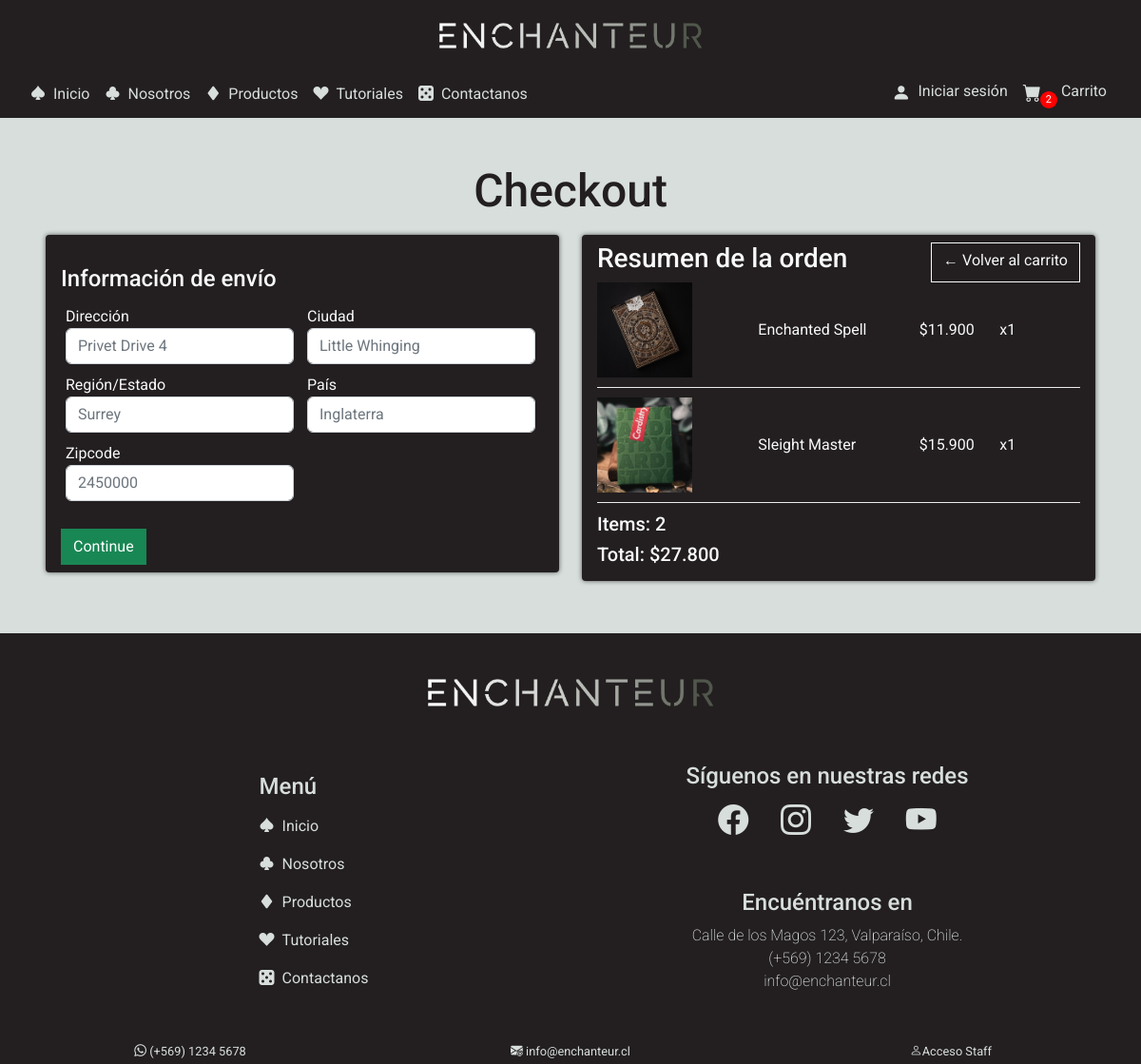
Before: /checkout/ (signed in) with the older database file.
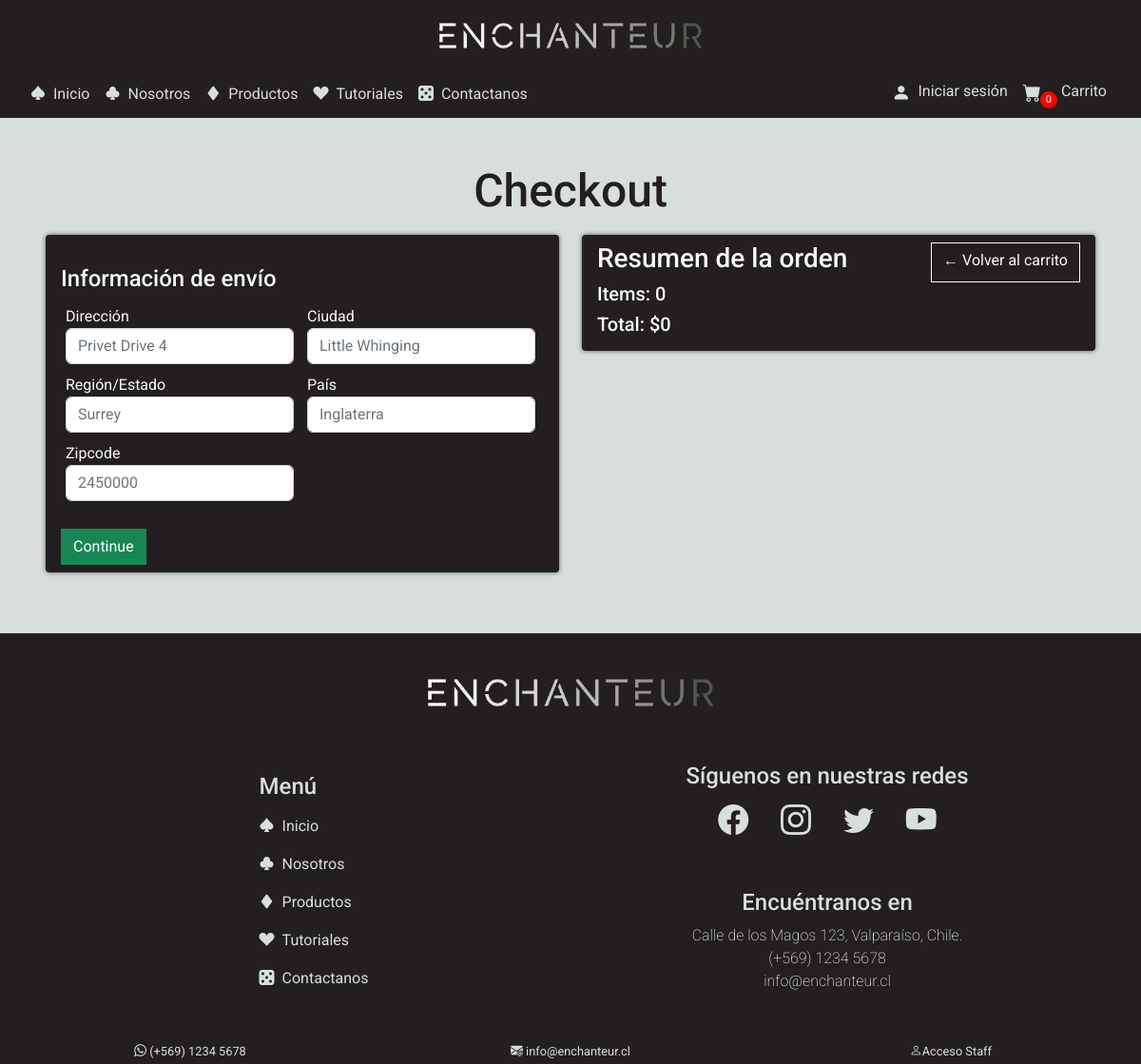
After: the same page with the newer database file.
### store/models.py (models this page shows, shortened)
class OrderItem(models.Model):
    product = models.ForeignKey(Product, on_delete=models.SET_NULL, null=True, blank=True)
    order = models.ForeignKey(Order,on_delete=models.SET_NULL, null=True, blank=True)
    quantity = models.IntegerField(default=0, null=True, blank=True)
    data_added = models.DateTimeField(auto_now_add= True)
    @property
    def get_total(self):
        total = self.product.price * self.quantity
        return total

class Product(models.Model):
    name = models.CharField(max_length = 200, null=True)
    description = models.CharField(max_length = 200, null=True)
    price = models.IntegerField()
    image = models.ImageField(null=True, blank=True)

class Order(models.Model):
    customer = models.ForeignKey(Customer, on_delete=models.SET_NULL, null=True, blank=True)
    date_order = models.DateTimeField(auto_now_add= True),
    complete = models.BooleanField(default=False, null=True, blank=False)
    transaction_id = models.CharField(max_length = 200, null=True)
    @property
    def get_cart_total(self):
        orderitems = self.orderitem_set.all()
        total = sum([item.get_total for item in orderitems])
        return total
    @property
    def get_cart_items(self):
        orderitems = self.orderitem_set.all()
        total = sum([item.quantity for item in orderitems])
        return total

### store/views.py (the view)
# urls.py: path('checkout/', views.checkout, name="checkout"),
def checkout(request):
    if request.user.is_authenticated:
        customer = request.user.customer
        order, created = Order.objects.get_or_create(customer = customer, complete = False)
        items = order.orderitem_set.all()
        cartItems = order.get_cart_items
    else:
        cookieData = cookieCart(request)
        cartItems = cookieData['cartItems']
        order = cookieData['order']
        items = cookieData['items']
    context = {'items':items, 'order':order, 'cartItems': cartItems}
    return render(request, 'store/checkout.html', context)

### store/templates/store/checkout.html (shortened to what this page needs)
{% extends 'store/main.html' %}
{% load static %}
{% load humanize %}
{% block content %}
<div class="bg-products p-5">
    <div class="container">
        <div class="row">
            <div class="col-12">
                <h1 class="text-center title-dark">
                    Checkout
                </h1>
            </div>
        </div>
    </div>
    <div class="row">
        <div class="col-lg-6">
            <div class="box-element mb-3" id="form-wrapper">
                <form id="form" method="post">{% csrf_token %}
                    <div class="mb-4" id="shipping-info">
                        <h4 class="text-light">Información de envío</h4>
                        <div class="form-field">
                            <label class="text-light" for="address">Dirección</label>
                            <input class="form-control" type="text" name="address" placeholder="Privet Drive 4">
                        </div>
                        <div class="form-field">
                            <label class="text-light" for="city">Ciudad</label>
                            <input class="form-control" type="text" name="city" placeholder="Little Whinging">
                        </div>
                        <div class="form-field">
                            <label class="text-light" for="state">Región/Estado</label>
                            <input class="form-control" type="text" name="state" placeholder="Surrey">
                        </div>
                        <div class="form-field">
                            <label class="text-light" for="country">País</label>
                            <input class="form-control" type="text" name="country" placeholder="Inglaterra">
                        </div>
                        <div class="form-field">
                            <label class="text-light" for="zipcode">Zipcode</label>
                            <input class="form-control" type="text" name="zipcode" placeholder="2450000">
                        </div>
                    </div>
                    <input id="form-button" class="btn btn-success btn-block" type="submit" value="Continue">
                </form>
            </div>
        </div>
        <div class="col-lg-6">
            <div class="box-element">
                <div class="d-flex justify-content-between">
                    <h3 class="text-light">Resumen de la orden</h3>
                    <a class="btn btn-outline-light" href="{% url 'cart' %}">&#x2190; Volver al carrito</a>
                </div>
                {% for item in items %}
                <div class="cart-row">
                    <div style="flex:2"><img class="row-image" src="{{item.product.image.url}}"></div>
                    <div class="text-light categoria-tabla-checkout" style="flex:2">
                        <p class="m-0 text-light">{{item.product.name}}</p>
                    </div>
                    <div class="text-light categoria-tabla-checkout" style="flex:1">
                        <p class="m-0 text-light">${{ item.product.price|intcomma }}</p>
                    </div>
                    <div class="categoria-tabla-checkout categ-quantity" style="flex:1">
                        <p class="quantity text-light m-0">x{{item.quantity}}</p>
                    </div>
                </div>
                {% endfor %}
                <h5 class="text-light">Items: {{order.get_cart_items}}</h5>
                <h5 class="text-light">Total: ${{ order.get_cart_total|intcomma }}</h5>
            </div>
        </div>
    </div>
</div>
{% endblock content %}

Changed rows visible on the page:
removed OrderItem: product.image (picture), product.name "Enchanted Spell", product.price "11.900", quantity "1"
removed OrderItem: product.image (picture), product.name "Sleight Master", product.price "15.900", quantity "1"
removed Order: get_cart_items "2", get_cart_total "27.800"
now on this page (row edited): Order: get_cart_items "0", get_cart_total "0"
Other visible differences:
{{ cartItems }}: "2" → "0"
